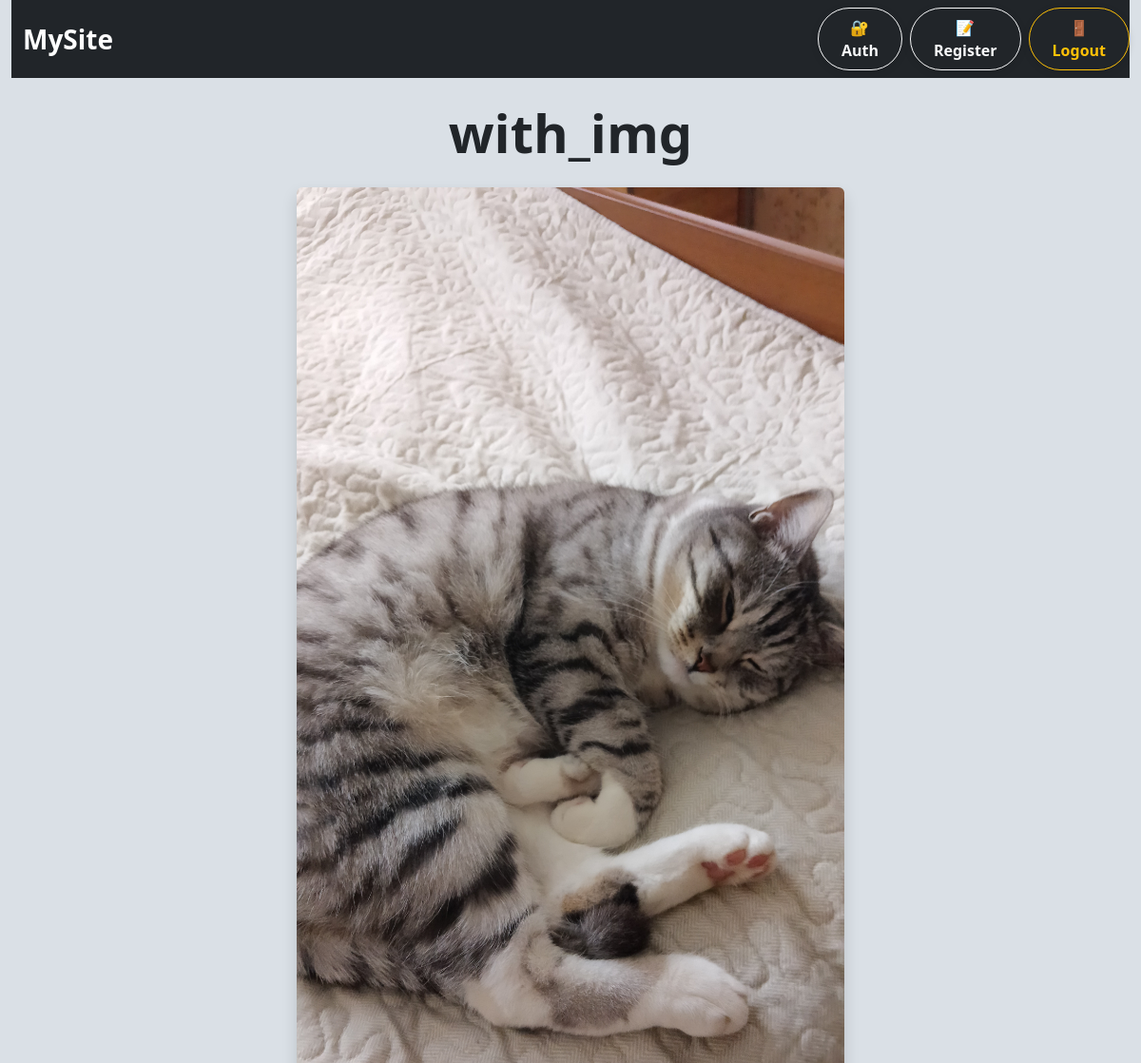
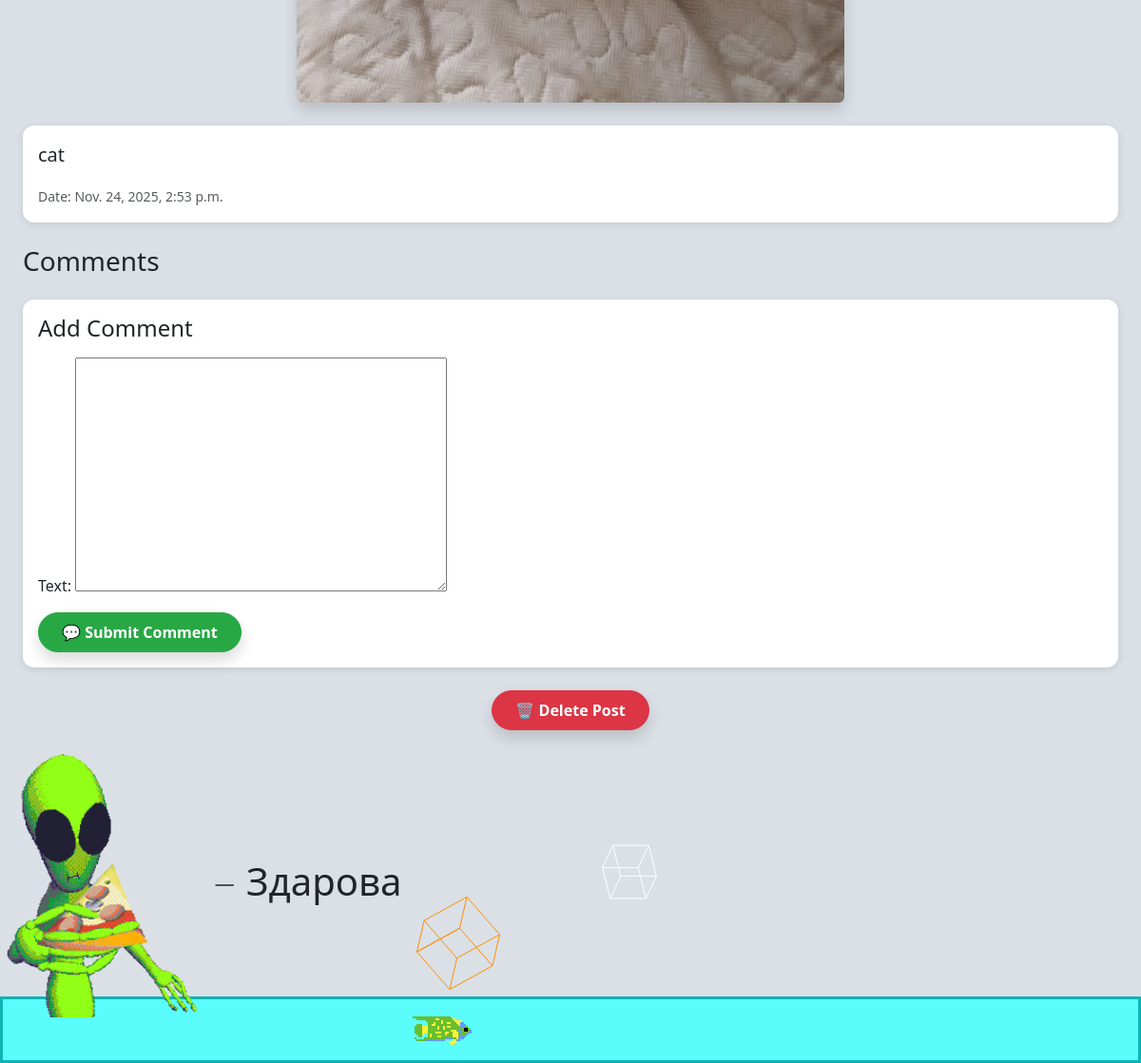
Screenshot of /article/2/ (signed in) with the database file from the repository (2 pictures, top to bottom).
### main/models.py (models this page shows, shortened)
class Articles(models.Model):
    title = models.CharField('Name', max_length=100)
    text = models.TextField('Text')
    date = models.DateTimeField('Date', auto_now_add=True)
    image = models.ImageField('Image', upload_to='articles_images/', null=True, blank=True)
    author = models.ForeignKey(User, on_delete=models.CASCADE)
    likes = models.IntegerField(default=0)
    liked_by = models.ManyToManyField(User, related_name='liked_articles', blank=True)

### main/views.py (the view)
# urls.py: path('article/<int:pk>/', post_detail, name='post_detail'),
@login_required(login_url='/log/')
def post_detail(request, pk):
    post = get_object_or_404(Articles, pk=pk)
    comments = Comment.objects.filter(post=post).order_by('-created_at')
    if request.method == 'POST':
        form = forms.CommentForm(request.POST)
        if form.is_valid():
            comment = form.save(commit=False)
            comment.author = request.user
            comment.post = post
            comment.save()
            return redirect('post_detail', pk=post.pk)
    else:
        form = forms.CommentForm()
    context = {
        'post': post,
        'comments': comments,
        'form': form,
    }
    return render(request, 'post_detail.html', context)

### main/forms.py
class CommentForm(forms.ModelForm):
    class Meta:
        model = models.Comment
        fields = ['text']

### templates/post_detail.html (shortened to what this page needs)
{% extends 'inheritance.html'%}
{% block div %}
<div class="container-fluid py-4">
    <div class="text-center mb-4">
        <h1 class="display-4 fw-bold text-dark">{{ post.title }}</h1>
    </div>
    <div class="text-center mb-4">
        {% if post.image %}
            <img src="{{ post.image.url }}" alt="{{ post.title }}" class="img-fluid rounded shadow" style="max-width: 50%; height: auto;">
        {% else %}
            <p class="text-muted fs-5">!No image</p>
        {% endif %}
    </div>
    <div class="card shadow-sm border-0 mb-4">
        <div class="card-body">
            <p class="card-text fs-5 lh-base">{{ post.text }}</p>
            <p class="text-muted mb-0"><small>Date: {{ post.date }}</small></p>
        </div>
    </div>
    <div class="mb-4">
        <h3 class="mb-3">Comments</h3>
    </div>
    <div class="card shadow-sm border-0 mb-4">
        <div class="card-body">
            <h4 class="mb-3">Add Comment</h4>
            <form method="post">
                <div class="mb-3">
                    {{ form }}
                </div>
                <button type="submit" class="btn btn-success rounded-pill px-4 py-2 fw-bold shadow">
                    💬 Submit Comment
                </button>
            </form>
        </div>
    </div>
    <div class="text-center">
        <form action="{% url 'delete-article' pk=post.pk %}" method="post" style="display:inline;">
            <button type="submit" class="btn btn-danger rounded-pill px-4 py-2 fw-bold shadow"
                    onclick="return confirm('Are you sure you want to delete this post?')">
                🗑️ Delete Post
            </button>
        </form>
    </div>
</div>
{%endblock%}

### static/css/inheritance.css (style rules this page uses)
body { background-color: #dae0e6; }
.card { border-radius: 12px !important; }
.btn-success { background-color: #28a745 !important; border-color: #28a745 !important; transition: all 0.3s ease; }
.btn-danger { background-color: #dc3545 !important; border-color: #dc3545 !important; transition: all 0.3s ease; }
.shadow-sm { box-shadow: 0 2px 8px rgba(0,0,0,0.1) !important; }

### rows the page displays
Articles: title "with_img", image (picture), text "cat", date "Nov. 24, 2025, 2:53 p.m."
